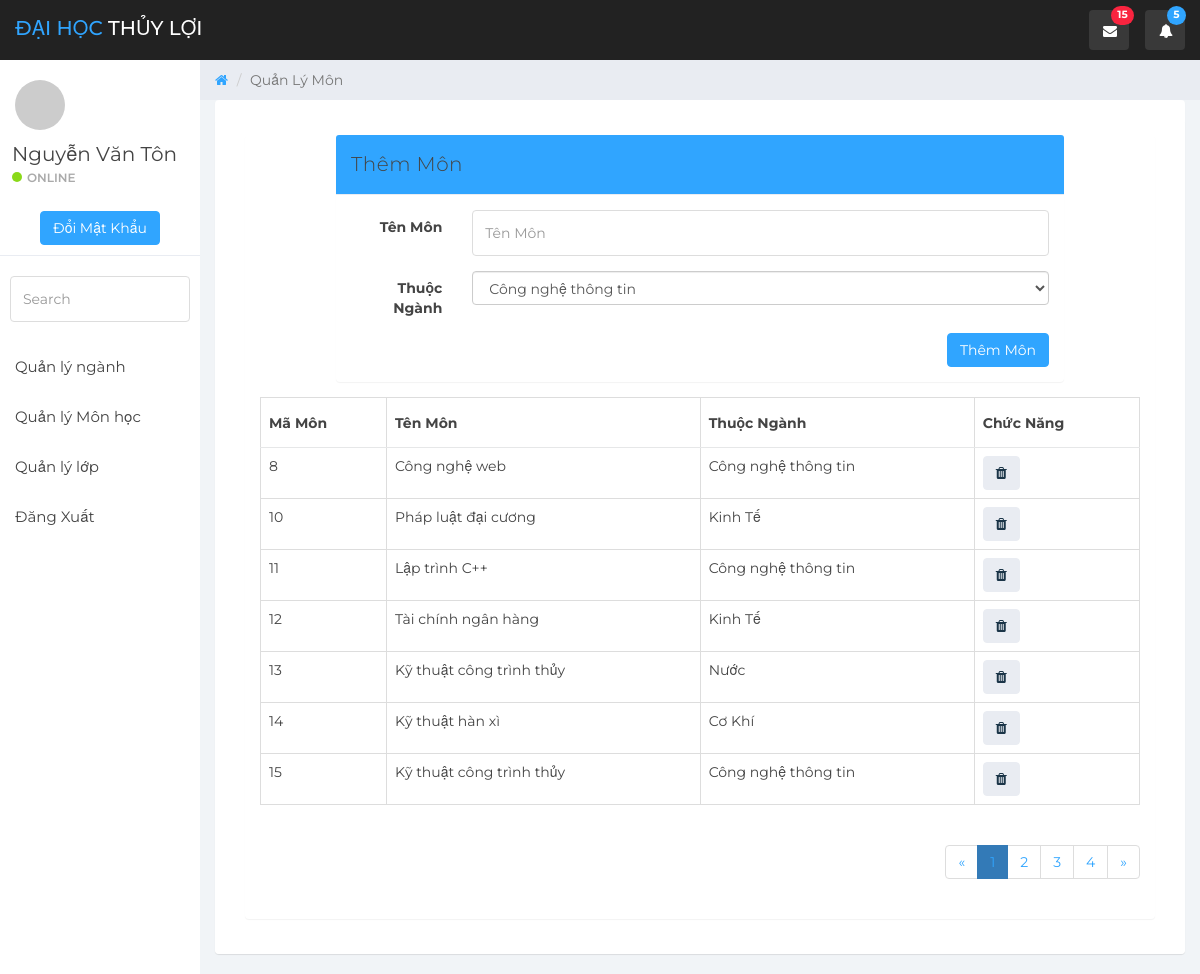
The app's page /admin/index.php?page_layout=quan_ly_mon (signed in) with its own data.
### tables this page shows
CREATE TABLE `thanh_vien` (
  `id` int(10) UNSIGNED NOT NULL,
  `email` varchar(255) DEFAULT NULL,
  `password` varchar(255) DEFAULT NULL,
  `ho_ten` varchar(255) DEFAULT NULL,
  `so_cmt` varchar(255) DEFAULT NULL,
  `so_dien_thoai` varchar(255) DEFAULT NULL,
  `dia_chi` text DEFAULT NULL,
  `level` int(11) DEFAULT 4,
  `trang_thai` int(11) DEFAULT 0,
  `nganh_hoc_id` int(10) UNSIGNED NOT NULL,
  `code` varchar(255) DEFAULT NULL
);

CREATE TABLE `nganh_hoc_mon_hoc` (
  `nganh_hoc_id` int(10) UNSIGNED NOT NULL,
  `mon_hoc_id` int(10) UNSIGNED NOT NULL
);

CREATE TABLE `mon_hoc` (
  `id` int(10) UNSIGNED NOT NULL,
  `ten_mon` varchar(45) DEFAULT NULL,
  `qua_trinh` int(11) DEFAULT NULL,
  `thi_cuoi` float DEFAULT NULL
);

CREATE TABLE `nganh_hoc` (
  `id` int(10) UNSIGNED NOT NULL,
  `ten_nganh` varchar(255) DEFAULT NULL
);

### admin/modules/quan-ly-mon/quan-ly-mon.php (the view, shortened to what this page needs)
<div class="col-sm-9 col-sm-offset-3 col-lg-10 col-lg-offset-2 main">
    <div class="row">
        <ol class="breadcrumb">
            <li><a href="#">
                    <em class="fa fa-home"></em>
                </a></li>
            <li class="active">Quản Lý Môn</li>
        </ol>
    </div>
    <div class="panel panel-container">
        <div class="panel panel-default">
            <div class="panel-body btn-margins">
                <div class="col-md-12">
                    <div class="panel panel-primary">
                        <div class="panel panel-primary" style="width: 80%; margin: auto; ">
                            <div class="panel-heading">Thêm Môn</div>
                            <div class="panel-body">
                                <form class="form-horizontal row-border" action="#" method="post">
                                    <div class="form-group">
                                        <label class="col-md-2 control-label">Tên Môn</label>
                                        <div class="col-md-10">
                                            <input class="form-control" type="text" name="ten_mon"
                                                placeholder="Tên Môn">
                                        </div>
                                    </div>
                                    <div class="form-group">
                                        <label class="col-md-2 control-label">Thuộc Ngành</label>
                                        <div class="col-md-10">
                                            <?php
                                                    $sql = "SELECT * FROM nganh_hoc ORDER BY id ASC";
                                                    $query = mysqli_query($conn,$sql);
                                                 ?>
                                            <select class="form-control" name="id_nganh">
                                                <?php while($row = mysqli_fetch_assoc($query)) {?>
                                                <option value="<?php echo $row['id']; ?>">
                                                    <?php echo $row['ten_nganh'] ?>
                                                </option>
                                                <?php } ?>
                                            </select>
                                        </div>
                                    </div>
                                    <div style="text-align: right;">
                                        <button class="btn btn-primary" type="submit" name="sbm">Thêm Môn</button>
                                    </div>
                                </form>
                            </div>
                        </div>
                        <div class="panel-body">
                            <table class="table table-bordered">
                                <thead>
                                    <tr>
                                        <th>Mã Môn</th>
                                        <th>Tên Môn</th>
                                        <th>Thuộc Ngành</th>
                                        <th>Chức Năng</th>
                                    </tr>
                                </thead>
                                <tbody>
                                <?php
                                    $sql = "SELECT nganh_hoc_mon_hoc.mon_hoc_id, mon_hoc.id, mon_hoc.ten_mon, nganh_hoc.ten_nganh
                                    FROM nganh_hoc_mon_hoc
                                    INNER JOIN mon_hoc ON nganh_hoc_mon_hoc.mon_hoc_id = mon_hoc.id
                                    INNER JOIN nganh_hoc ON nganh_hoc_mon_hoc.nganh_hoc_id = nganh_hoc.id";
                                    $query = mysqli_query($conn,$sql);
                                    while($row = mysqli_fetch_assoc($query)) {?>
                                    <tr>
                                        <td><?php echo $row['mon_hoc_id'] ?></td>
                                        <td><?php echo $row['ten_mon'] ?></td>
                                        <td>
                                            <?php echo $row['ten_nganh'] ?>
                                        </td>
                                        <td>
                                            <a class="btn btn-default btn-circle margin" href="modules/quan-ly-mon/xoa-mon.php?id_mon=<?php echo $row['id']; ?>"><span
                                                    class="fa fa-trash"></span></a></td>
                                    </tr>
                                    <?php } ?>
                                </tbody>
                            </table>
                            <div style="text-align: right;">
                                <ul class="pagination">
                                    <li class="page-item disabled">
                                        <a class="page-link" href="#" aria-label="Previous">
                                            <span aria-hidden="true">&laquo;</span>
                                        </a>
                                    </li>
                                    <li class="page-item active"><a class="page-link" href="#">1</a></li>
                                    <li class="page-item"><a class="page-link" href="#">2</a></li>
                                    <li class="page-item"><a class="page-link" href="#">3</a></li>
                                    <li class="page-item"><a class="page-link" href="#">4</a></li>
                                    <li class="page-item">
                                        <a class="page-link" href="#" aria-label="Next">
                                            <span aria-hidden="true">&raquo;</span>
                                        </a>
                                    </li>
                                </ul>
                            </div>
                        </div>
                    </div>
                </div>
            </div>
        </div>
    </div>
</div>

### admin/modules/menu-admin/menu.php (shortened to what this page needs)
<?php
$level = $_SESSION['level'];
$mail = $_SESSION['mail'];
?>
<div id="sidebar-collapse" class="col-sm-3 col-lg-2 sidebar">
    <div class="profile-sidebar">
        <div class="profile-userpic">
            <img src="http://placehold.it/50/30a5ff/fff" class="img-responsive" alt="">
        </div>
        <div class="profile-usertitle">
            <?php
            $sql = "SELECT * FROM thanh_vien WHERE email = '$mail'";
            $query = mysqli_query($conn,$sql) ;
            $row = mysqli_fetch_assoc($query);
             ?>
            <div class="profile-usertitle-name"><?php echo $row['ho_ten']; ?></div>
            <div class="profile-usertitle-status"><span class="indicator label-success"></span>Online</div>
        </div>
        <a class="btn btn-primary" href="#" role="button"> Đổi Mật Khẩu </a>
    </div>
    <form role="search">
        <div class="form-group">
            <input type="text" class="form-control" placeholder="Search">
        </div>
    </form>
    <ul class="nav menu">
        <?php
        if ($level == 2) {
        ?>
            <li><a href="index.php?page_layout=quan_ly_nganh">Quản lý ngành</a></li>
            <li><a href="index.php?page_layout=quan_ly_mon">Quản lý Môn học</a></li>
            <li><a href="index.php?page_layout=quan_ly_lop">Quản lý lớp</a></li>
        <?php } ?>
        <li><a href="modules/dang-xuat/dang-xuat.php">Đăng Xuất</a></li>
    </ul>
</div>

### admin/css/styles.css (style rules this page uses)
body { background: #f1f4f7; padding-top: 60px; font-size: 14px; color: #444444; font-family: "Montserrat", "Helvetica Neue", Helvetica, Arial, sans-serif; }
a, a:hover, a:focus { color: #30a5ff; }
input.form-control { border: 1px solid #ddd; box-shadow: none; height: 46px; }
.btn-default, .btn-default:hover, .btn-default:focus, .btn-default:active, .btn-default.active, .open>.dropdown-toggle.btn-default, .btn-default.disabled, .btn-default[disabled], fieldset[disabled] .btn-default, .btn-default.disabled:hover, .btn-default[disabled]:hover, fieldset[disabled] .btn-default:hover, .btn-default.disabled:focus, .btn-default[disabled]:focus, fieldset[disabled] .btn-default:focus, .btn-default.disabled:active, .btn-default[disabled]:active, fieldset[disabled] .btn-default:active, .btn-default.disabled.active, .btn-default[disabled].active, fieldset[disabled] .btn-default.active { background-color: #e9ecf2; border-color: #e9ecf2; color: #1b3548; }
.btn-primary, .btn-primary:hover, .btn-primary:focus, .btn-primary:active, .btn-primary.active, .open>.dropdown-toggle.btn-primary, .btn-primary.disabled, .btn-primary[disabled], fieldset[disabled] .btn-primary, .btn-primary.disabled:hover, .btn-primary[disabled]:hover, fieldset[disabled] .btn-primary:hover, .btn-primary.disabled:focus, .btn-primary[disabled]:focus, fieldset[disabled] .btn-primary:focus, .btn-primary.disabled:active, .btn-primary[disabled]:active, fieldset[disabled] .btn-primary:active, .btn-primary.disabled.active, .btn-primary[disabled].active, fieldset[disabled] .btn-primary.active { background-color: #30a5ff; border-color: #30a5ff; }
.btn-link, .page-link, .text-primary { color: #30a5ff !important; }
.label-success { background-color: #8ad919; }
.panel { border: 0; }
.panel-container { padding-top: 20px; }
.panel-primary>.panel-heading { background-color: #30a5ff !important; color: #fff; border: none; }
.panel-heading { font-size: 20px; font-weight: 300; letter-spacing: 0.025em; height: 60px; line-height: 38px; }
.panel-default .panel-heading { background: #fff; border-bottom: 1px solid #e9ecf2; color: #444444; }
.sidebar { display: block; padding: 0; display: none; box-shadow: none; background: #fff; }
.sidebar ul { margin: 20px 0px; }
.sidebar form { padding: 10px 0 0 0; margin: 10px 10px 20px 10px; }
@media (min-width: 768px) { .sidebar { display: block; position: fixed; top: 60px; bottom: 0; left: 0; z-index: 1000; display: block; margin: 0; padding: 0; overflow-x: hidden; overflow-y: auto; } }
.sidebar ul.nav li a { height: 50px; font-size: 15px; line-height: 2em; color: #444444; }
.profile-sidebar { padding: 10px 0; border-bottom: 1px solid #e9ecf2; }
.indicator { width: 10px; height: 10px; display: inline-block; border-radius: 9999px; margin-right: 5px; }
.profile-userpic img { float: left; margin: 10px 0px 0px 15px; width: 50px; height: 50px; border-radius: 9999px !important; }
.profile-usertitle { float: left; text-align: left; margin: 10px 0 0 12px; }
.profile-usertitle-name { font-size: 20px; margin-bottom: 0px; }
.profile-usertitle-status { text-transform: uppercase; color: #AAA; font-size: 12px; font-weight: 600; margin-bottom: 15px; }
.breadcrumb { border-radius: 0; padding: 10px 15px 10px 15px; background: #e9ecf2; margin: 0; }
.table { background: #fff; }
.table>thead>tr>th { border-bottom: 1px solid #e6e7e8; vertical-align: middle; height: 50px; }
div.profile-sidebar { text-align: center; }

### records on screen
thanh_vien: ho_ten "Nguyễn Văn Tôn"
nganh_hoc_mon_hoc: mon_hoc_id "8", mon_hoc.ten_mon "Công nghệ web", nganh_hoc.ten_nganh "Công nghệ thông tin"
nganh_hoc_mon_hoc: mon_hoc_id "10", mon_hoc.ten_mon "Pháp luật đại cương", nganh_hoc.ten_nganh "Kinh Tế"
nganh_hoc_mon_hoc: mon_hoc_id "11", mon_hoc.ten_mon "Lập trình C++", nganh_hoc.ten_nganh "Công nghệ thông tin"
nganh_hoc_mon_hoc: mon_hoc_id "12", mon_hoc.ten_mon "Tài chính ngân hàng", nganh_hoc.ten_nganh "Kinh Tế"
nganh_hoc_mon_hoc: mon_hoc_id "13", mon_hoc.ten_mon "Kỹ thuật công trình thủy", nganh_hoc.ten_nganh "Nước"
nganh_hoc_mon_hoc: mon_hoc_id "14", mon_hoc.ten_mon "Kỹ thuật hàn xì", nganh_hoc.ten_nganh "Cơ Khí"
nganh_hoc_mon_hoc: mon_hoc_id "15", mon_hoc.ten_mon "Kỹ thuật công trình thủy", nganh_hoc.ten_nganh "Công nghệ thông tin"

### other values on screen
form field id_nganh "Công nghệ thông tin"
